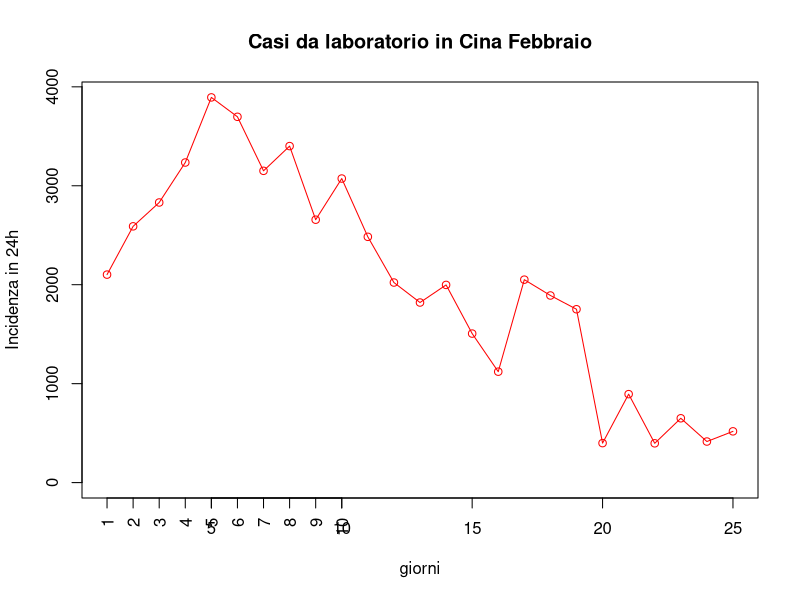

Generate this figure with R:
#inserimento dati
casi <- c(2102, 2590, 2831, 3235, 3893, 3697, 3151, 3401, 2657, 3073, 2484, 2022, 1820, 1998,1506, 1121, 2051, 1891, 1752, 399, 894, 397, 650, 415, 518)
severi <- c(268, 315, 186, 492, 431, 640, 962, 1280, 87, 298)
#No idea 
g_range <- range(0, casi)
#disegno grafico
plot(casi, type="o", col="red", ylim=g_range, xlab="giorni", ylab="Incidenza in 24h", main="Casi da laboratorio in Cina Febbraio", xlim = c(1,25))
#codice che potrebbe essere utile in futuro
axis(1, at = seq(1, 10, by = 1), las=2)